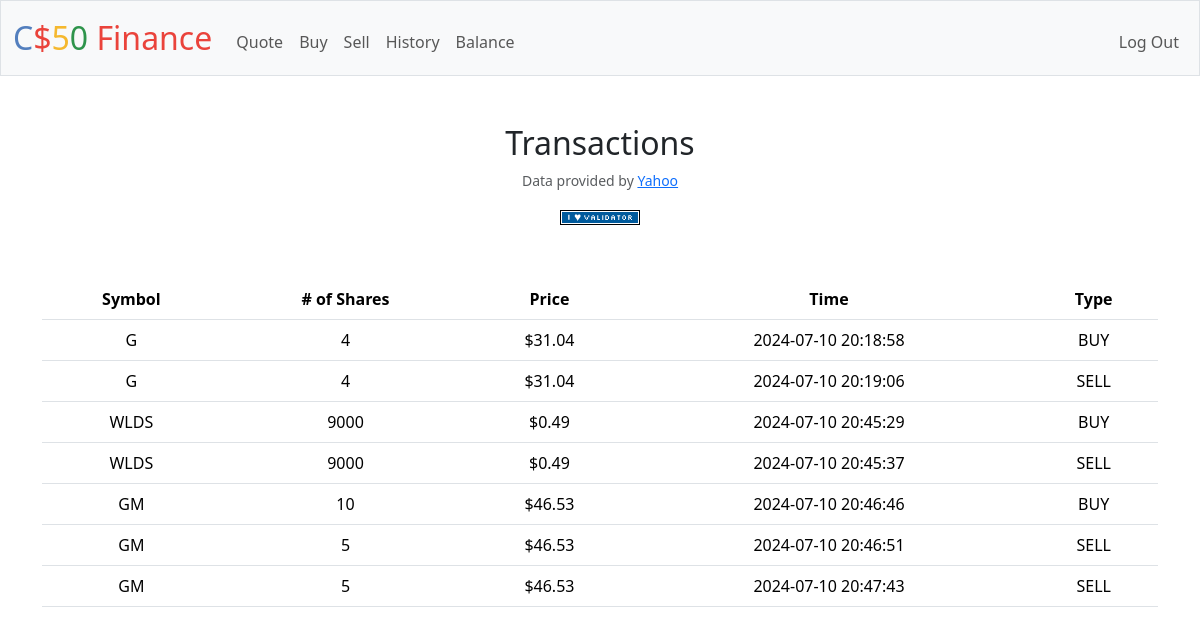
Screenshot of /history (signed in) with the database file from the repository.
### tables this page shows
CREATE TABLE trades (id INTEGER NOT NULL, symbol TEXT NOT NULL, price NUMERIC NOT NULL, shares INTEGER NOT NULL, timestamp TIMESTAMP NOT NULL DEFAULT CURRENT_TIMESTAMP, type TEXT CHECK(type IN ('BUY', 'SELL')),
FOREIGN KEY(id) REFERENCES USERS(id));

### app.py (the view)
@app.route("/history")
@login_required
def history():
    transactions = db.execute("SELECT * FROM trades WHERE id = ?", session["user_id"])
    return render_template("history.html", transactions=transactions)

### app.py (called while the page is built)
@app.after_request
def after_request(response):
    response.headers["Cache-Control"] = "no-cache, no-store, must-revalidate"
    response.headers["Expires"] = 0
    response.headers["Pragma"] = "no-cache"
    return response

### helpers.py (called while the page is built)
def login_required(f):
    @wraps(f)
    def decorated_function(*args, **kwargs):
        if session.get("user_id") is None:
            return redirect("/login")
        return f(*args, **kwargs)
    return decorated_function

def usd(value):
    return f"${value:,.2f}"

### templates/history.html (shortened to what this page needs)
{% extends "layout.html" %}
{% block main %}
    <h2>Transactions</h2>
    <table class="table">
        <thead>
            <tr>
                <th scope="col">Symbol</th>
                <th scope="col"># of Shares</th>
                <th scope="col">Price</th>
                <th scope="col">Time</th>
                <th scope="col">Type</th>
            </tr>
        </thead>
        {% for row in transactions %}
            <tr>
                <td>{{ row["symbol"] }}</td>
                <td>{{ row["shares"] }}</td>
                <td>{{ row["price"] | usd}}</td>
                <td>{{ row["timestamp"] }}</td>
                <td>{{ row["type"] }}</td>
            </tr>
        {% endfor %}
{% endblock %}

### rows the page displays
trades: symbol "G", shares "4", price "$31.04", timestamp "2024-07-10 20:18:58", type "BUY"
trades: symbol "G", shares "4", price "$31.04", timestamp "2024-07-10 20:19:06", type "SELL"
trades: symbol "WLDS", shares "9000", price "$0.49", timestamp "2024-07-10 20:45:29", type "BUY"
trades: symbol "WLDS", shares "9000", price "$0.49", timestamp "2024-07-10 20:45:37", type "SELL"
trades: symbol "GM", shares "10", price "$46.53", timestamp "2024-07-10 20:46:46", type "BUY"
trades: symbol "GM", shares "5", price "$46.53", timestamp "2024-07-10 20:46:51", type "SELL"
trades: symbol "GM", shares "5", price "$46.53", timestamp "2024-07-10 20:47:43", type "SELL"
